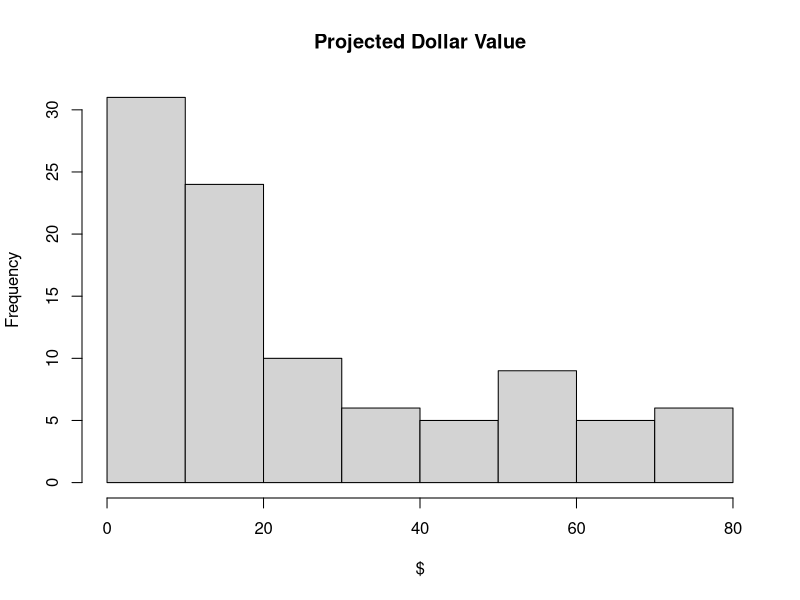
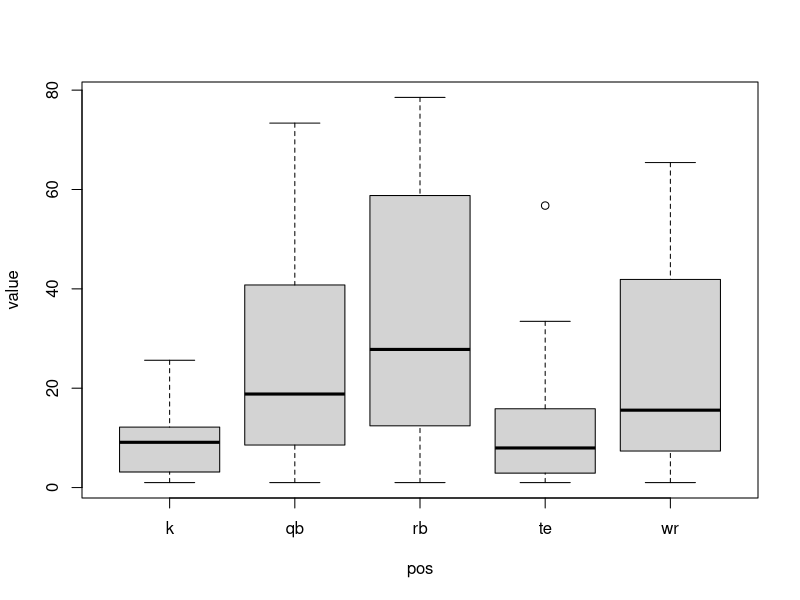

These charts were generated, in order, by the following R code: (Note: this script raises an error after producing the figures.)
## ---- chunk 1
# create your own data.frame
x <- data.frame(id=1:3, letter=letters[1:3], value=rnorm(3), even=(1:3)%%2==0)
x
nrow(x)
ncol(x)
names(x)
rownames(x)
str(x)
## ---- chunk 2
setwd(file.path('~','Documents','football-values','2015'))
k <- read.csv('proj_k15.csv', header=TRUE, stringsAsFactors=FALSE)
qb <- read.csv('proj_qb15.csv', header=TRUE, stringsAsFactors=FALSE)
rb <- read.csv('proj_rb15.csv', header=TRUE, stringsAsFactors=FALSE)
te <- read.csv('proj_te15.csv', header=TRUE, stringsAsFactors=FALSE)
wr <- read.csv('proj_wr15.csv', header=TRUE, stringsAsFactors=FALSE)

# generate unique list of column names
cols <- unique(c(names(k), names(qb), names(rb), names(te), names(wr)))

# create a new column in each data.frame
# values are recylcled
# concept: ?Extract
k[,'pos'] <- 'k'
qb[,'pos'] <- 'qb'
rb[,'pos'] <- 'rb'
te[,'pos'] <- 'te'
wr[,'pos'] <- 'wr'

# append 'pos' to unique column list
cols <- c(cols, 'pos')

# create common columns in each data.frame
# initialize values to zero
k[,setdiff(cols, names(k))] <- 0
qb[,setdiff(cols, names(qb))] <- 0
rb[,setdiff(cols, names(rb))] <- 0
te[,setdiff(cols, names(te))] <- 0
wr[,setdiff(cols, names(wr))] <- 0

# combine data.frames by row, using consistent column order
x <- rbind(k[,cols], qb[,cols], rb[,cols], te[,cols], wr[,cols])

# guess how to combine by column
## ---- chunk 3
# calculate new columns
# convert NFL stat to fantasy points
x[,'p_fg'] <- x[,'fg']*4
x[,'p_xpt'] <- x[,'xpt']*1
x[,'p_pass_yds'] <- x[,'pass_yds']/25
x[,'p_pass_tds'] <- x[,'pass_tds']*4
x[,'p_pass_ints'] <- x[,'pass_ints']*-2
x[,'p_rush_yds'] <- x[,'rush_yds']/10
x[,'p_rush_tds'] <- x[,'rush_tds']*6
x[,'p_fumbles'] <- x[,'fumbles']*-2
x[,'p_rec_yds'] <- x[,'rec_yds']/20
x[,'p_rec_tds'] <- x[,'rec_tds']*6

# sum selected column values for every row
# this is total fantasy points for each player
x[,'points'] <- rowSums(x[,grep("^p_", names(x))])
## ---- chunk 4
# create new data.frame ordered by points descendingly
x2 <- x[order(x[,'points'], decreasing=TRUE),]

# which rows contain quarterbacks?
which(x2[,'pos']=='qb')

# which row contains the 12th best quarterback?
which(x2[,'pos']=='qb')[12]

# which row contains the 90th best quarterback?
which(x2[,'pos']=='qb')[90]

# determine the row indeces for each position
k.ix <- which(x2[,'pos']=='k')
qb.ix <- which(x2[,'pos']=='qb')
rb.ix <- which(x2[,'pos']=='rb')
te.ix <- which(x2[,'pos']=='te')
wr.ix <- which(x2[,'pos']=='wr')
## ---- chunk 5
# calculate marginal points by subtracting "baseline" player's points
x2[k.ix, 'marg'] <- x2[k.ix,'points'] - x2[k.ix[12],'points']
x2[qb.ix, 'marg'] <- x2[qb.ix,'points'] - x2[qb.ix[12],'points']
x2[rb.ix, 'marg'] <- x2[rb.ix,'points'] - x2[rb.ix[24],'points']
x2[te.ix, 'marg'] <- x2[te.ix,'points'] - x2[te.ix[12],'points']
x2[wr.ix, 'marg'] <- x2[wr.ix,'points'] - x2[wr.ix[36],'points']

# create a new data.frame subset by non-negative marginal points
x3 <- x2[x2[,'marg'] >= 0,]

# re-order by marginal points
x3 <- x3[order(x3[,'marg'], decreasing=TRUE),]

# reset the row names
rownames(x3) <- NULL

# calculation for player value
x3[,'value'] <- x3[,'marg']*(12*200-nrow(x3))/sum(x3[,'marg']) + 1

# create a data.frame with more interesting columns
x4 <- x3[,c('PlayerName','pos','points','marg','value')]
head(x4)
tail(x4)
## ---- chunk 6
hist(x4[,'value'], main='Projected Dollar Value', xlab='$')
boxplot(value ~ pos, data=x4)
## ---- chunk 7
# select rows by index
x4[1:3,]
# select rows by name
x4[c("10","20","40","80"),]
# select columns by index, and first 10 rows
x4[seq(10),c(1,5)]
# select columns by name, and 5 random rows
x4[sample(nrow(x4), 5), c('pos','value')]
# be careful when selecting a single column
# no longer data.frame, but vector
x4[seq(5),'PlayerName']
# maintain data.frame structure
x4[seq(5),'PlayerName', drop=FALSE]
# select rows that satisfy condition
# every 10th row
x4[seq(nrow(x4))%%10 == 0,]
# quarterbacks
x4[x4[,'pos'] == 'qb',]
# wide receivers or tight ends, but only first 10
x4[x4[,'pos'] %in% c('wr','te'),][1:10,]
# same thing, different way
x4[grep("wr|te", x4[,'pos'])[1:10],]
# values greater than 35
x4[x4[,'value'] > 35,]
# combining conditions with AND
# running backs with value between 10 and 15
x4[x4[,'pos'] == 'rb' & x4[,'value'] >= 10 & x4[,'value'] <= 15,]
# combining conditions with OR
# rounded value ends in '9' or value is 1
x4[round(x4[,'value']) %% 10 == 9 | x4[,'value'] == 1,]
# combining conditions with complicated combinations
# kickers with value < 6 or tight end with value < 5
x4[(x4[,'pos'] == 'k' & x4[,'value'] < 6) | (x4[,'pos'] == 'te' & x4[,'value'] < 5),]
# select columns that match pattern
x3[seq(10), grep("^p_", names(x3))]
# select empty data.frame
x4[FALSE,]
## ---- chunk 8
for(i in seq(5)) {
  print(paste("loop:", i, sep=''))
}
## ---- chunk 9
# step 1: build a data.frame with column names and scale values
# step 2: iterate over rows of data.frame
# step 3: build new column
## ---- chunk 10
# load knitr package
library(knitr)
purl('df_intro.Rmd', quiet=TRUE)
